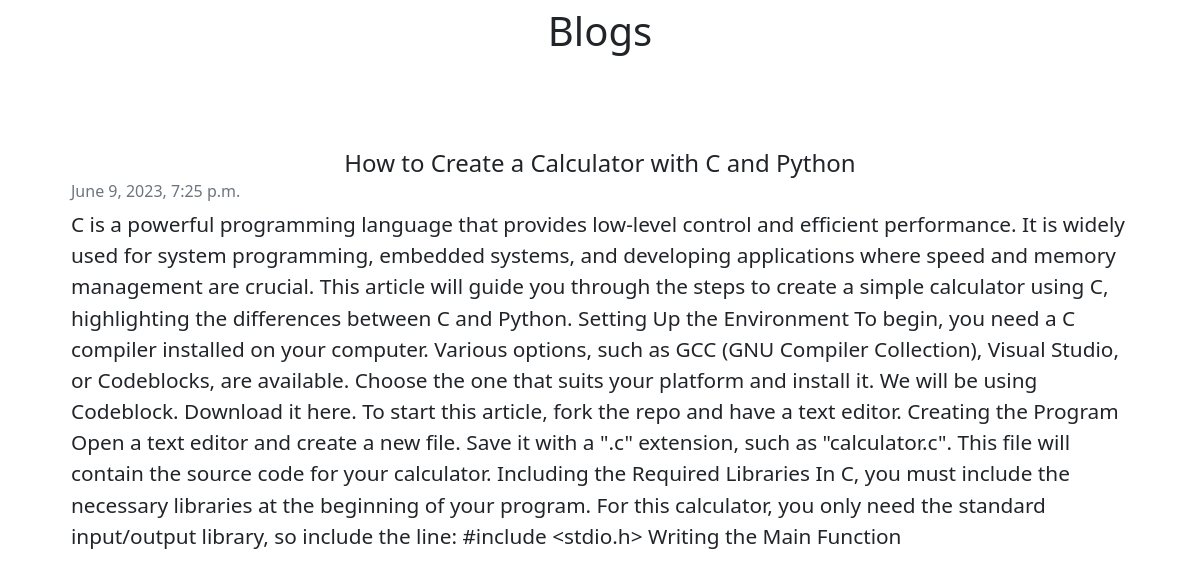
Screenshot of /post/2 with the database file from the repository.
### posts/models.py (models this page shows)
class Post(models.Model):
    title = models.CharField(max_length=100)
    body = models.CharField(max_length=100000)
    datetime = models.DateTimeField(default=datetime.now,blank=True)

### posts/views.py (the view)
# urls.py: path('post/<str:pk>',views.post,name="post"),
def post(request,pk):
    post = Post.objects.get(id=pk)
    return render(request,'post.html',{'post':post})

### templates/post.html (shortened to what this page needs)
{% load static %}
<!doctype html>
<html lang="en">
<head>
    <link href="https://cdn.jsdelivr.net/npm/bootstrap@5.0.2/dist/css/bootstrap.min.css" rel="stylesheet"
>
</head>
<body>
    <h1>Blogs</h1>
    <div class="container-fluid">
        <div class="row">
            <div class="col">
                        <h5 class="card-title">{{post.title}}</h5>
                        <h6 class="card-subtitle mb-2 text-muted">{{post.datetime}}</h6>
                        <p class="card-text">{{post.body}}</p>
            </div>
        </div>
    </div>
</body>
</html>

### templates/post.html (style rules this page uses)
h1 { padding: 7px 15px; text-align: center; }
.col { padding: 15px 7px; margin: 4rem; font-size: 1.3rem; }
.card-title { text-align: center; font-size: 1.5rem; }

### rows the page displays
Post: title "How to Create a Calculator with C and Python", datetime "June 9, 2023, 7:25 p.m.", body "C is a powerful programming language that provides low-level control and efficient performance. It is widely used for system programming, embedded systems, and developing applications where speed and memory management are crucial. This article will guide you through the steps to create a simple calculator using C, highlighting the differences between C and Python. Setting Up the Environment To begin, you need a C compiler installed on your computer. Various options, such as GCC (GNU Compiler Collection), Visual Studio, or Codeblocks, are available. Choose the one that suits your platform and install it. We will be using Codeblock. Download it here. To start this article, fork the repo and…"
